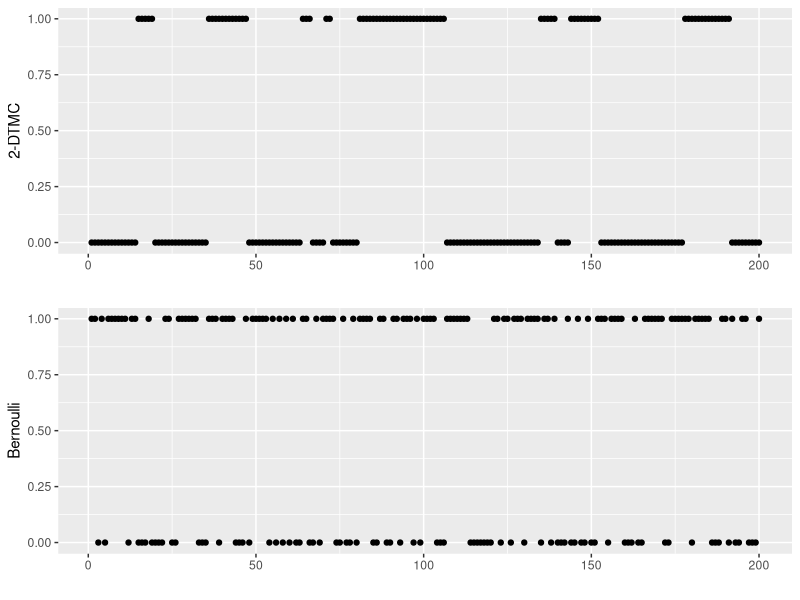

The R script that drew this image:
library(ggplot2)
library(gridExtra)

#Input parameters
alpha=0.9
beta=0.1

#2-DTMC transition matrix
P=matrix(c(alpha,1-alpha,beta,1-beta),
         nrow=2,
         ncol=2,
         byrow=TRUE)
#DTMC mean
Avg=P[1,2]/(1+P[2,1]-P[1,1])

Points1=c()
Points2=c()
NumPoints=200

#2-DTMC simulation
CurrentState=0
for (i in 1:NumPoints) {
  p=P[CurrentState+1,CurrentState+1] #Extracts probability of transition to same state
  if (rbinom(1,1,p)==0) { #Changes state if no success
    CurrentState = (CurrentState+1)%%2
  }
  Points1=c(Points1,CurrentState)
}

#Bernoulli process simulation
for (i in 1:NumPoints) {
  Points2=c(Points2,rbinom(1,1,Avg))
}

p1=qplot(y=Points1,ylab="2-DTMC")
p2=qplot(y=Points2,ylab="Bernoulli")
p3=grid.arrange(p1, p2, ncol = 1)
p3

ggsave(p3,file="p3.jpeg",device="jpeg")
